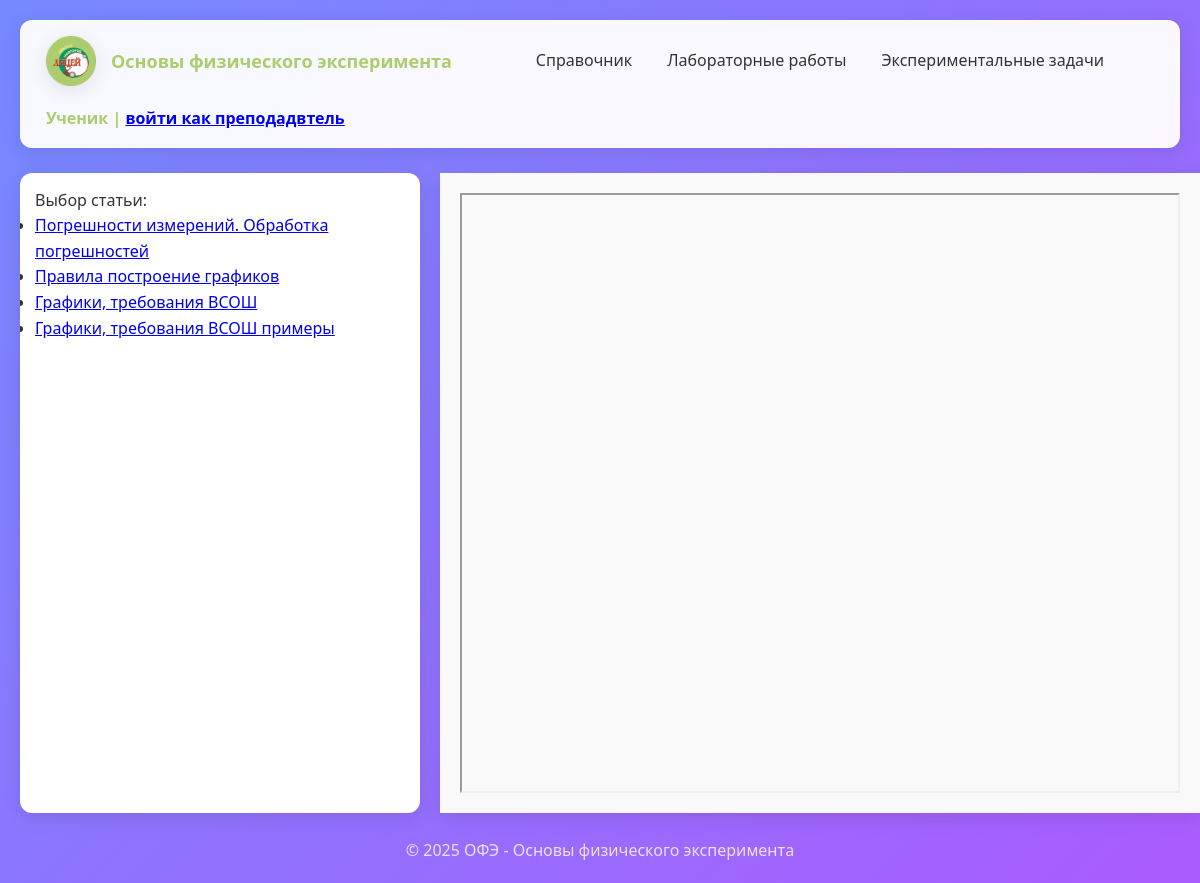
The app's page /guide/article/1/ with its own data.
### guide/models.py (models this page shows, shortened)
class Article(models.Model):
    section = models.ForeignKey(Section, verbose_name='раздел', on_delete=models.CASCADE, related_name='articles')
    priority = models.IntegerField(verbose_name='приоритет')
    name = models.CharField(max_length=200, verbose_name='название')
    path_to_file = models.CharField(max_length=200, verbose_name='путь к файлу')
    class Meta:
        verbose_name = 'Статья'
        verbose_name_plural = 'Статьи'

### guide/views.py (the view)
# urls.py: path('article/<pk>/', views.ArticlesFromSection.as_view(), name='article'),
class ArticlesFromSection(generic.DetailView):
    template_name = 'guide/article.html'
    context_object_name = 'article'
    model = models.Article
    def get_context_data(self, **kwargs):
        return super(ArticlesFromSection, self).get_context_data(object=kwargs['object'],
                                                                 articles=models.Article.objects.filter(
                                                                     section=kwargs['object'].section
                                                                 ).order_by('priority'))

### templates/guide/article.html (shortened to what this page needs)
{% extends "base.html" %}
{% load static %}
{% block content%}
    <div id="viewer">
        <iframe src="{% static article.path_to_file %}" style="width:60vw; height:600px;"></iframe>
    </div>
{% endblock%}
{% block left_panel%}
    <ul> Выбор статьи:
        {% for article in articles %}
        <li><a href="{% url 'guide:article' pk=article.pk%}">{{article.name}}</a></li>
        {% endfor %}
    </ul>
{% endblock%}

### static/css/style.css (style rules this page uses)
* { margin: 0; padding: 0; box-sizing: border-box; }
:root { --primary-color: #ACCD6D; --primary-dark: #8cb34d; --secondary-color: #7db354; --accent-color: #ff6b6b; --text-color: #333; --text-light: #666; --bg-color: #f8f9fa; --white: #ffffff; --border-color: #e1e5e9; --shadow: 0 4px 20px rgba(0, 0, 0, 0.1); --shadow-hover: 0 8px 30px rgba(0, 0, 0, 0.15); --border-radius: 12px; --transition: all 0.3s ease; }
body { font-family: 'Segoe UI', Tahoma, Geneva, Verdana, sans-serif; background: linear-gradient(135deg, #758aff 0%, #aa5cfd 100%); color: var(--text-color); line-height: 1.6; min-height: 100vh; padding: 20px; }
#viewer { flex: 1; display: flex; align-items: center; justify-content: center; padding: 20px; overflow: auto; background: #f9f9f9; }

### records on screen
Article: name "Погрешности измерений. Обработка погрешностей"
Article: name "Правила построение графиков"
Article: name "Графики, требования ВСОШ"
Article: name "Графики, требования ВСОШ примеры"
